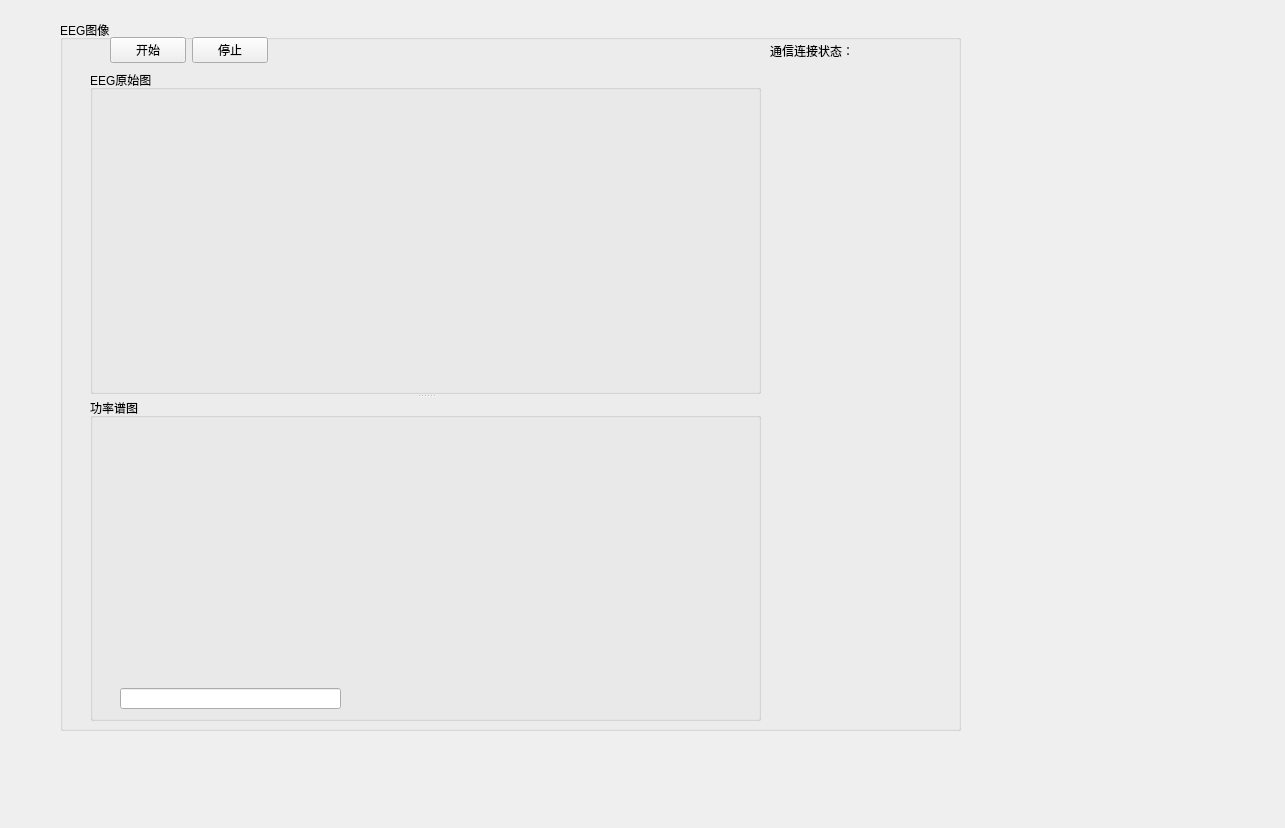
<?xml version="1.0" encoding="UTF-8"?>
<ui version="4.0">
 <class>UserAction</class>
 <widget class="QWidget" name="UserAction">
  <property name="geometry">
   <rect>
    <x>0</x>
    <y>0</y>
    <width>1285</width>
    <height>828</height>
   </rect>
  </property>
  <property name="windowTitle">
   <string>Form</string>
  </property>
  <widget class="QGroupBox" name="groupBox">
   <property name="geometry">
    <rect>
     <x>60</x>
     <y>20</y>
     <width>901</width>
     <height>711</height>
    </rect>
   </property>
   <property name="title">
    <string>EEG图像</string>
   </property>
   <widget class="QLabel" name="label">
    <property name="geometry">
     <rect>
      <x>710</x>
      <y>20</y>
      <width>111</width>
      <height>21</height>
     </rect>
    </property>
    <property name="text">
     <string>通信连接状态：</string>
    </property>
   </widget>
   <widget class="QWidget" name="layoutWidget">
    <property name="geometry">
     <rect>
      <x>50</x>
      <y>10</y>
      <width>158</width>
      <height>41</height>
     </rect>
    </property>
    <layout class="QHBoxLayout" name="horizontalLayout">
     <item>
      <widget class="QPushButton" name="btnStart">
       <property name="text">
        <string>开始</string>
       </property>
      </widget>
     </item>
     <item>
      <widget class="QPushButton" name="btnStop">
       <property name="text">
        <string>停止</string>
       </property>
      </widget>
     </item>
    </layout>
   </widget>
   <widget class="QSplitter" name="splitter">
    <property name="geometry">
     <rect>
      <x>30</x>
      <y>50</y>
      <width>671</width>
      <height>651</height>
     </rect>
    </property>
    <property name="orientation">
     <enum>Qt::Vertical</enum>
    </property>
    <widget class="QGroupBox" name="groupBox_2">
     <property name="title">
      <string>EEG原始图</string>
     </property>
     <widget class="QCustomPlot" name="customplot_2" native="true">
      <property name="geometry">
       <rect>
        <x>20</x>
        <y>30</y>
        <width>601</width>
        <height>251</height>
       </rect>
      </property>
     </widget>
    </widget>
    <widget class="QGroupBox" name="groupBox_3">
     <property name="title">
      <string>功率谱图</string>
     </property>
     <widget class="QLineEdit" name="lineEdit">
      <property name="geometry">
       <rect>
        <x>30</x>
        <y>290</y>
        <width>221</width>
        <height>21</height>
       </rect>
      </property>
     </widget>
     <widget class="QCustomPlot" name="customplot" native="true">
      <property name="geometry">
       <rect>
        <x>10</x>
        <y>20</y>
        <width>601</width>
        <height>251</height>
       </rect>
      </property>
     </widget>
    </widget>
   </widget>
  </widget>
 </widget>
 <customwidgets>
  <customwidget>
   <class>QCustomPlot</class>
   <extends>QWidget</extends>
   <header>qcustomplot.h</header>
   <container>1</container>
  </customwidget>
 </customwidgets>
 <resources/>
 <connections/>
</ui>
